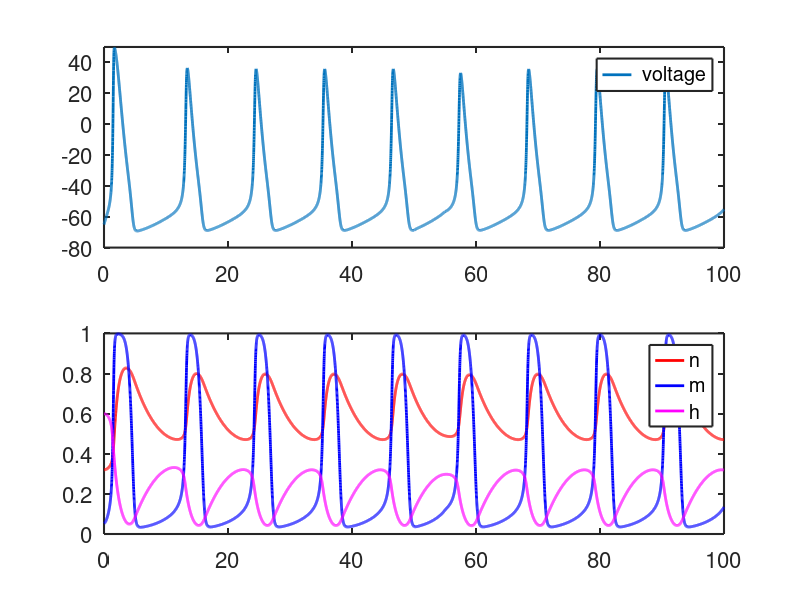

This figure's MATLAB source:
function hodgkin_huxley

% solves the Hodgkin-Huxley equations using forward Euler

global Ena Ek El Gna Gk Gl Ea Ga
global Iinj

set(0,'defaultaxesfontsize',16,'defaultaxeslinewidth',1.5,...
'defaultlinelinewidth',2.,'defaultpatchlinewidth',1.5)

dt=.01;
tmax=100;
% need integer ratio tmax/dt
nsteps=tmax/dt;
if (floor(nsteps)~=nsteps)
  fprintf(' not an integer number of steps nsteps = %g \n',nsteps)
end

% injected current from t=0 to t=time1 
Iinj0=0.0;

% generate brief pulse of injected current
time1=50;
duration1=5;
Iinj1=0.03; % in mA/mm^2

% generate second brief pulse of injected current
time2=Inf;
duration2=5;
Iinj2=0.03;

Iinj=Iinj0;

% pre-allocate memory for speed
 maxnumsteps=ceil(tmax/dt);
 t=NaN(1,maxnumsteps);
 Y=NaN(maxnumsteps,4); 

% approximate rest state
 V(1)=-65;
 n(1)=.32;
 m(1)=0.053;
 h(1)=.60;
 
 Y(1,:)=[V(1),n(1),m(1),h(1)];
 
 k=1;
 t(1)=0;
 
 while t(k) < tmax
  
  if t(k) >= time1
    Iinj=Iinj1;
  end 
  if t(k) >= time1+duration1
    Iinj=Iinj0;
  end 
  if t(k) >= time2
    Iinj=Iinj2;
  end 
  if t(k) >= time2+duration2
    Iinj=Iinj0;
  end

  % at this point only forward Euler implemented. 
  % matlab's ode15s would be better 
  [Y(k+1,:)]=FE(t(k),Y(k,:),dt);
  t(k+1)=t(k)+dt;
  k=k+1;

  if mod(k,1000) == 0
    fprintf('%g steps t = %g dt =%g \n',k,t(k),dt);
  end
  
 end   
 
numsteps=k-1;

% determine periods
V=Y(1:numsteps,1);
Vsignchange=V(1:end-1).*V(2:end);
indsignchange=find(Vsignchange<0);
periods=indsignchange(3:end)-indsignchange(1:end-2);
periods=dt*periods

% plotting

  figure(1);
  subplot(2,1,1)
  plot(t(1:numsteps),Y(1:numsteps,1),'-');
  axis([0 tmax -80 50]);
  legend(' voltage');
  subplot(2,1,2)
  plot(t(1:numsteps),Y(1:numsteps,2),'r',t(1:numsteps),Y(1:numsteps,3),'b',...
       t(1:numsteps),Y(1:numsteps,4),'m');
  legend('n','m','h');
  axis([0 tmax 0 1]);
  
end

%%%%%%%%%%%%%%%%%%%%%%%%%%%%%%%%%%%%%%%%%%%%%%%%%

function Yp=F(time,Y)

  Yp=F_hh(time,Y);

end
%%%%%%%%%%%%%%%%%%%%%%%%%%%%%%%%%%%%%%%%%%%%%%%%%%%%

function Yp = F_hh(time,Y) 
 
global Ena Ek El Gna Gk Gl Ea Ga
global Iinj

V=Y(1);
n=Y(2);
m=Y(3);
h=Y(4);

Gna=1.20; % in mS/mm^2
%Gna=0;
Ena=55;
Gk=0.2;
%Gk=0;
Ek=-72.1;

Cm=0.01; % micro Farad/mm^2; time therefore measured in ms
Gl=0.003;
El=-17;

% Homework 2 Part A
Ea = -75;
Ga = 0.47;

Vthresh=-40;
alpham=0.1*(V-Vthresh)/(1-exp(-0.1*(V-Vthresh)));
betam=4*exp(-0.0556*(V+65));
mp=alpham*(1-m)-betam*m;
 
alphah=0.07*exp(-0.05*(V+65));
betah=1/(1+exp(-0.1*(V+35)));
hp=alphah*(1-h)-betah*h;

Vthresh=-55;
alphan=0.01*(V-Vthresh)/(1-exp(-0.1*(V-Vthresh)));
betan=0.125*exp(-0.0125*(V+65));
ninfinity=alphan/(alphan+betan);
taun=1/(alphan+betan);
np=(ninfinity-n)/taun;

Vp=1/Cm*(Gna*m^3*h*(Ena-V)+Gk*n^4*(Ek-V)+Gl*(El-V)+Iinj);

Yp(1)=Vp;
Yp(2)=np;
Yp(3)=mp;
Yp(4)=hp;

end

%%%%%%%%%%%%%%%%%%%%%%%%%%%%%%%%%%%%%%%%%%%%%%%%

function [Y]=FE(time,Y,dt)

Y=Y+dt*F(time,Y);

end

%%%%%%%%%%%%%%%%%%%%%%%%%%%%%%%%%%%%%%%%%%%%%%%%%%%
 